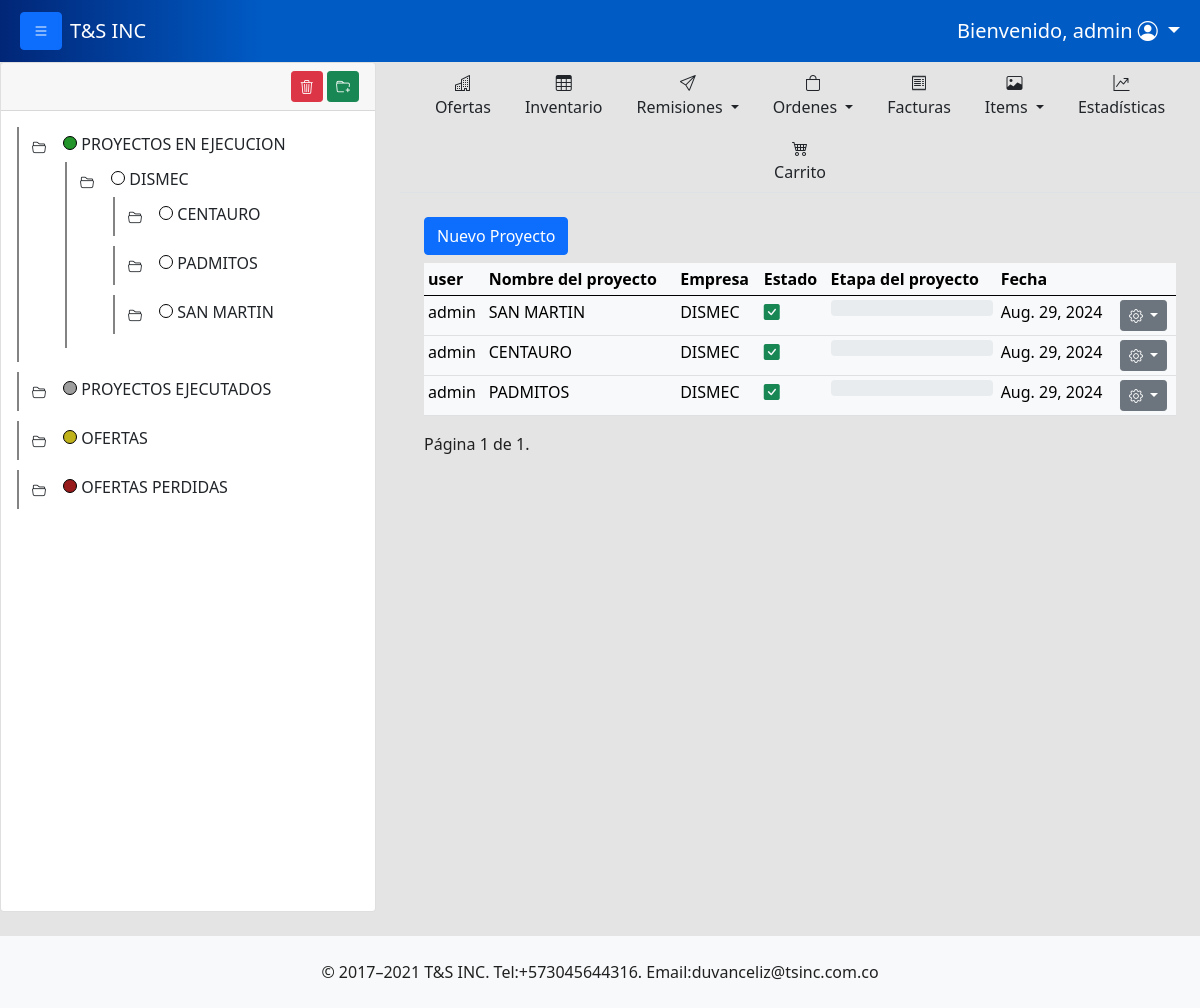
/show_all_offers/ (signed in), run on the app's committed database.
### tsinc/models.py (models this page shows, shortened)
class Folder(models.Model):
    name = models.CharField(max_length=200)
    order = models.PositiveIntegerField(default=0)
    color = models.CharField(max_length=50, null=True, blank=True)
    parent = models.ForeignKey('self', on_delete=models.CASCADE, null=True, blank=True, related_name='children')
    project = models.ForeignKey(Project, on_delete=models.SET_NULL, null=True, blank=True)
    usersession = models.ForeignKey(User,on_delete=models.SET_NULL, null=True, blank=True )
    date = models.DateTimeField(default=timezone.now)
    class Meta:
        verbose_name = "Carpeta"
        verbose_name_plural = "Carpetas"
        ordering = ['order']

class Project(models.Model):
    name = models.CharField(max_length=200, default=None)
    company_name = models.CharField(max_length=200, default=None)
    nit = models.CharField(max_length=200,null=True)
    asesor = models.CharField(max_length=200, default=None)
    verified = models.BooleanField(default=False)
    approved = models.BooleanField(default=False)
    progress = models.IntegerField(default=0)
    date = models.DateField(default=datetime.date.today)
    usersession = models.ForeignKey(User, on_delete=models.SET_NULL, null=True, blank=True)

### tsinc/views.py (the view)
# urls.py: path('show_all_offers/', views.show_all_offers, name='show_all_offers'),
@user_passes_test(staff_required,login_url='/accessdenied/')
@login_required
def show_all_offers(request):
    offers = Project.objects.all()
    tabs = Tabs.objects.filter(project__in=offers)
    pages = Dasboard.objects.filter(tab__in=tabs)
    page_obj = paginator(request,offers,10)
    user = request.user  # El usuario actualmente autenticado
    session_key = request.session.session_key
    is_staff = staff_required(user) # Verifica si el usuario es administrador
    return render(request,"show_all_offers.html",{'page_obj':page_obj, 'is_staff':is_staff})

### tsinc/context_processors.py (called while the page is built)
def folder_tree(request):
    folders = Folder.objects.select_related('parent').order_by('parent_id', 'order')
    return {
        'folder_tree':folders
    }

def get_user(request):
    return {
        'user':request.user
    }

### tsinc/views.py (called while the page is built)
def staff_required(user):
    return user.is_staff

def paginator(request, obj, number):
    paginator = Paginator(obj, number)
    page_number = request.GET.get('page')
    page_obj = paginator.get_page(page_number)
    return page_obj

### tsinc/templates/show_all_offers.html (shortened to what this page needs)
{% extends 'layout_with_folder_tree.html' %} {% block body %}
<div class="container">
  <div class="row mb-2">
     <div class="col-md-4"><a class="btn btn-primary" href="{% url 'create_project' %}"> Nuevo Proyecto</a></div>
    <div class="col-md-8"></div>
  </div>
  <div class="row">
    <div class="col-md-12">
      <table class="table table-hover table-light table-sm">
        <thead>
          <tr>
            <th scope="col">user</th>
            <th scope="col">Nombre del proyecto</th>
            <th scope="col">Empresa</th>
            <th scope="col">Estado</th>
            <th scope="col">Etapa del proyecto</th>
            <th scope="col">Fecha</th>
            <th scope="col"></th>
          </tr>
        </thead>
        <tbody>
          <tr>
            {% for project in page_obj %}
            <td>{{project.usersession}}</td>
            <td>{{project.name}}</td>
            <td>{{project.company_name}}</td>
            <td>
              {% if project.approved == False%}
              <i class="bi bi-exclamation-square-fill text-warning"></i>
              {%else%}
              <i class="bi bi-check-square-fill text-success"></i>
              {% endif %}
            </td>
            <td>
              {% if project.progress == 100 %}
              <div class="progress">
                <div class="progress-bar bg-success" role="progressbar" style="width: {{project.progress}}%;" aria-valuenow="25" aria-valuemin="0" aria-valuemax="100">{{project.progress}}%</div>
              </div>
            </td>
            {% else %}
            <div class="progress">
            </div>
          </td>
            {% endif %}
            <td>
              {{project.date}}
            </td>
            <td>
              <div class="dropdown d-inline">
                <button class="btn btn-secondary dropdown-toggle btn-sm" type="button" id="dropdownMenuButton1" data-bs-toggle="dropdown" aria-expanded="false" >
                  <i class="bi bi-gear"></i>
                </button>
              </div>
            </td>
          </tr>
          {%endfor%}
        </tbody>
      </table>
      <div class="pagination">
        <span class="step-links">
            <span class="current">
                Página {{ page_obj.number }} de {{ page_obj.paginator.num_pages }}.
            </span>
        </span>
    </div>
    </div>
  </div>
</div>
{% load static %}
{% endblock %}

### tsinc/templates/layout_with_folder_tree.html (shortened to what this page needs)
{% load static %}
<!DOCTYPE html>
<html lang="es">
  <head>
    <link
      href="https://cdn.jsdelivr.net/npm/bootstrap@5.0.2/dist/css/bootstrap.min.css"
      rel="stylesheet"
    />
    <link rel="stylesheet" href="https://cdn.jsdelivr.net/npm/bootstrap-icons@1.11.3/font/bootstrap-icons.min.css">
    <link rel="stylesheet" href="{% static 'css/styles.css' %}">
    <link rel="stylesheet" href="{% static 'css_w/styles_workspace.css' %}">
  </head>
      <nav class="navbar navbar-expand-lg navbar navbar-dark" style="background: linear-gradient(90deg, rgba(1,38,119,1) 0%, rgba(0,91,197,1) 22%, rgba(0,91,197,1) 100%);">
        <div class="container-fluid">
          <div class="mx-2">
          <button class="btn btn-primary" id="btn-open-close-nav"><i class="bi bi-list"></i></button>
          </div>
          <a class="navbar-brand" href="#" >T&S INC</a>
          <div class="collapse navbar-collapse justify-content-end" id="navbarNavAltMarkup">
            <div class="navbar-nav">
              {% if user.is_staff %}
              <li class="nav-item dropdown">
                <a class="nav-link dropdown-toggle fs-5 text-white text-center" href="#" id="navbarDarkDropdownMenuLink" role="button" data-bs-toggle="dropdown" aria-expanded="false">
                  <span class="fs-5">Bienvenido, {{user.username}}</span>
                  <i class="bi bi-person-circle"></i>
                </a>
              </li>
              {% endif %}
            </div>
          </div>
        </div>
      </nav>
    <body >
      <div class="continer-flow content">
        <div class="row row-cols-2">
            <div class="col" style="display: none;  width: 400px;" id="nav-tree">
              <div class="card">
                <div class="card-header">
                    <div class="row">
                      <div class="col-8">
                      </div>
                      <div class="col-4 text-end">
                          <button id="btn-hidden-delete-folder" class="btn btn-danger btn-sm" ><i class="bi bi-trash3"></i></button>
                          <button id="btn-hidden-folder" class="btn btn-success btn-sm"><i class="bi bi-folder-plus"></i></button>
                      </div>
                    </div>
                </div>
                <div class="card-body workspace-nav">
                  <ul id="tree" >
                      {% include 'workspace_comp/subfolder_tree.html' with folders=folder_tree parent=None %}
                </ul>
                </div>
              </div>
            </div>
            <div class="col-md">
              <ul class="nav nav-tabs justify-content-center mb-4">
                <li class="nav-item">
                  <a class="nav-link text-dark text-center" href="{% url 'show_all_offers' %}">
                    <i class="bi bi-buildings d-block"></i>
                    Ofertas
                  </a>
                </li>
                <li class="nav-item">
                  <a class="nav-link text-dark text-center" href="{% url 'product' %}">
                    <i class="bi bi-table d-block"></i>
                    Inventario
                  </a>
                </li>
                <li class="nav-item dropdown">
                  <a class="nav-link dropdown-toggle text-center text-dark" data-bs-toggle="dropdown" href="#" role="button" aria-expanded="false">
                    <i class="bi bi-send d-block"></i>
                     Remisiones
                  </a>
                </li>
                <li class="nav-item dropdown">
                  <a class="nav-link dropdown-toggle text-center text-dark" data-bs-toggle="dropdown" href="#" role="button" aria-expanded="false">
                    <i class="bi bi-bag d-block"></i>
                    Ordenes
                  </a>
                </li>
                <li class="nav-item">
                  <a class="nav-link text-dark text-center" href="{% url 'invoices' %}">
                    <i class="bi bi-receipt d-block"></i>
                    Facturas
                  </a>
                </li>
                <li class="nav-item dropdown">
                  <a class="nav-link dropdown-toggle text-center text-dark" data-bs-toggle="dropdown" href="#" role="button" aria-expanded="false">
                    <i class="bi bi-image d-block"></i>
                  Items
                  </a>
                </li>
                <li class="nav-item">
                  <a class="nav-link text-dark text-center" href="{% url 'order_statictics' %}">
                    <i class="bi bi-graph-up-arrow d-block"></i>
                    Estadísticas
                  </a>
                </li>
                <li class="nav-item">
                  <a class="nav-link text-dark text-center" href="{% url 'carpage' %}">
                    <i class="bi bi-cart4 d-block"></i>
                    Carrito
                  </a>
                </li>
              </ul>
                {% block body %} {% endblock %}
            </div>
        </div>
      </div>
        <footer class="bg-light mt-4 d-flex justify-content-center">
          <div class="p-4">© 2017–2021 T&S INC. Tel:+573045644316. Email:duvanceliz@tsinc.com.co
         </div>
        </footer>
    </body>
</html>

### tsinc/templates/workspace_comp/subfolder_tree.html (shortened to what this page needs)
{% for folder in folders %}
    {% if folder.parent_id == parent %}
    <li data-id="{{folder.id}}">
            <span class="toggle-button " onclick="toggleSubfolders(this)"> <button class="btn btn btn-sm "><i class="bi bi-folder2-open"></i></button> </span>
            <div id="folder-color-indicator" style="background: {{folder.color}};"></div>
            <a href="{% url 'overview_folder' folder.id %}" class="text-dark" style="text-decoration: none;" >{{ folder.name }}</a>
            {% if folder.children.exists %}
                <ul data-id="{{folder.id}}" style="display: none;">
                    {% include 'workspace_comp/subfolder_tree.html' with folders=folders parent=folder.id %}
                </ul>
            {% else %}
            <ul>
            </ul>
            {% endif %}
        </li>
    {% endif %}
{% endfor %}

### tsinc/static/css/styles.css (style rules this page uses)
body { background: #e4e4e4; color: #202020; height: 100vh; overflow-x: hidden; overflow-y: auto; }
html, body { height: 100%; margin: 0; }
body { display: flex; flex-direction: column; }
.content { flex: 1; }
ul { list-style-type: none; }
ul ul { margin-left: 10px; }
.toggle-button { cursor: pointer; font-size: 12px; margin-right: 5px; }
.workspace-nav { height: 800px; overflow-y: scroll; }
.workspace-nav { width: 100%; overflow-x: scroll; white-space: nowrap; }
#tree { list-style-type: none; margin: 0; padding: 0; }
#tree li { margin-bottom: 10px; padding: 4px; border-left: 2px solid #838383; cursor: pointer; }
#tree ul { margin-left: 10px; }

### tsinc/static/css_w/styles_workspace.css (style rules this page uses)
#folder-color-indicator { width: 14px; height: 14px; background-color: blueviolet; display: inline-block; border-radius: 10px; border: 1px solid black; }

### data on the page
Folder: name "PROYECTOS EN EJECUCION"
Folder: name "DISMEC"
Folder: name "CENTAURO"
Folder: name "PADMITOS"
Folder: name "SAN MARTIN"
Folder: name "PROYECTOS EJECUTADOS"
Folder: name "OFERTAS"
Folder: name "OFERTAS PERDIDAS"
Project: usersession "admin", name "SAN MARTIN", company_name "DISMEC", approved True (drawn), date "Aug. 29, 2024"
Project: usersession "admin", name "CENTAURO", company_name "DISMEC", approved True (drawn), date "Aug. 29, 2024"
Project: usersession "admin", name "PADMITOS", company_name "DISMEC", approved True (drawn), date "Aug. 29, 2024"

### other printed values
{{ user.username }} "admin"
{{ page_obj.number }} "1"
{{ page_obj.paginator.num_pages }} "1"
